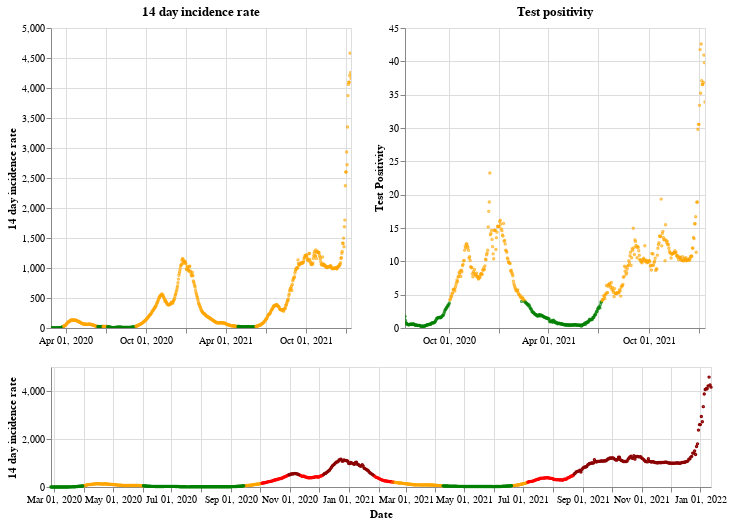

The cell this chart's notebook holds for it:
### Markdown cell above
## Wales

### Code cell
plot_traffic_light('Wales')

### Figure 1 — Vega-Lite specification as saved in the notebook (floating-point values rounded to 4 significant figures; data arrays with more than 128 entries replaced by an {"elided": "..."} marker saying what was removed)
{"config": {"view": {"continuousWidth": 400, "continuousHeight": 300}}, "vconcat": [{"hconcat": [{"mark": {"type": "point", "size": 2}, "encoding": {"color": {"condition": {"value": "green", "test": "(datum.twoWeeklyCasesRate <= 25)"}, "value": "orange"}, "tooltip": [{"type": "nominal", "field": "areaName"}, {"type": "temporal", "field": "date"}, {"type": "quantitative", "field": "twoWeeklyCasesRate"}, {"type": "quantitative", "field": "testPositivity"}], "x": {"type": "temporal", "axis": {"title": ""}, "field": "date", "scale": {"domain": {"selection": "DateBrush"}}, "timeUnit": "yearmonthdate"}, "y": {"type": "quantitative", "axis": {"title": "14 day incidence rate"}, "field": "twoWeeklyCasesRate"}}, "title": "14 day incidence rate", "width": 300}, {"mark": {"type": "point", "size": 2}, "encoding": {"color": {"condition": {"value": "green", "test": "(datum.testPositivity <= 4)"}, "value": "orange"}, "tooltip": [{"type": "nominal", "field": "areaName"}, {"type": "temporal", "field": "date"}, {"type": "quantitative", "field": "twoWeeklyCasesRate"}, {"type": "quantitative", "field": "testPositivity"}], "x": {"type": "temporal", "axis": {"title": ""}, "field": "date", "scale": {"domain": {"selection": "DateBrush"}}, "timeUnit": "yearmonthdate"}, "y": {"type": "quantitative", "axis": {"title": "Test Positivity"}, "field": "testPositivity"}}, "title": "Test positivity", "width": 300}]}, {"layer": [{"mark": {"type": "point", "size": 2}, "encoding": {"color": {"condition": {"value": "orange", "test": "(((datum.testPositivity < 4) && (datum.twoWeeklyCasesRate >= 50)) && (datum.twoWeeklyCasesRate < 200))"}, "value": "red"}, "opacity": {"condition": {"value": 1, "test": "((datum.twoWeeklyCasesRate >= 50) && (datum.twoWeeklyCasesRate < 500))"}, "value": 0}, "tooltip": [{"type": "nominal", "field": "areaName"}, {"type": "temporal", "field": "date"}, {"type": "quantitative", "field": "twoWeeklyCasesRate"}, {"type": "quantitative", "field": "testPositivity"}], "x": {"type": "temporal", "axis": {"title": "Date"}, "field": "date", "timeUnit": "yearmonthdate"}, "y": {"type": "quantitative", "axis": {"title": "14 day incidence rate"}, "field": "twoWeeklyCasesRate"}}, "selection": {"DateBrush": {"type": "interval", "encodings": ["x"], "fields": ["Time"]}}}, {"mark": {"type": "point", "size": 2}, "encoding": {"color": {"value": "darkred"}, "opacity": {"condition": {"value": 1, "test": "(datum.twoWeeklyCasesRate >= 500)"}, "value": 0}, "tooltip": [{"type": "nominal", "field": "areaName"}, {"type": "temporal", "field": "date"}, {"type": "quantitative", "field": "twoWeeklyCasesRate"}, {"type": "quantitative", "field": "testPositivity"}], "x": {"type": "temporal", "axis": {"title": "Date"}, "field": "date", "timeUnit": "yearmonthdate"}, "y": {"type": "quantitative", "axis": {"title": "14 day incidence rate"}, "field": "twoWeeklyCasesRate"}}}, {"mark": {"type": "point", "size": 2}, "encoding": {"color": {"condition": {"value": "green", "test": "((datum.testPositivity < 4) && (datum.twoWeeklyCasesRate < 50))"}, "value": "orange"}, "opacity": {"condition": {"value": 1, "test": "(datum.twoWeeklyCasesRate < 50)"}, "value": 0}, "tooltip": [{"type": "nominal", "field": "areaName"}, {"type": "temporal", "field": "date"}, {"type": "quantitative", "field": "twoWeeklyCasesRate"}, {"type": "quantitative", "field": "testPositivity"}], "x": {"type": "temporal", "axis": {"title": "Date"}, "field": "date", "timeUnit": "yearmonthdate"}, "y": {"type": "quantitative", "axis": {"title": "14 day incidence rate"}, "field": "twoWeeklyCasesRate"}}}], "height": 120, "width": 660}], "data": {"name": "data-95078f1f48ed3131e713acaa44cda2ed"}, "$schema": "https://vega.github.io/schema/vega-lite/v4.8.1.json", "datasets": {"data-95078f1f48ed3131e713acaa44cda2ed": {"elided": "686 records"}}}
